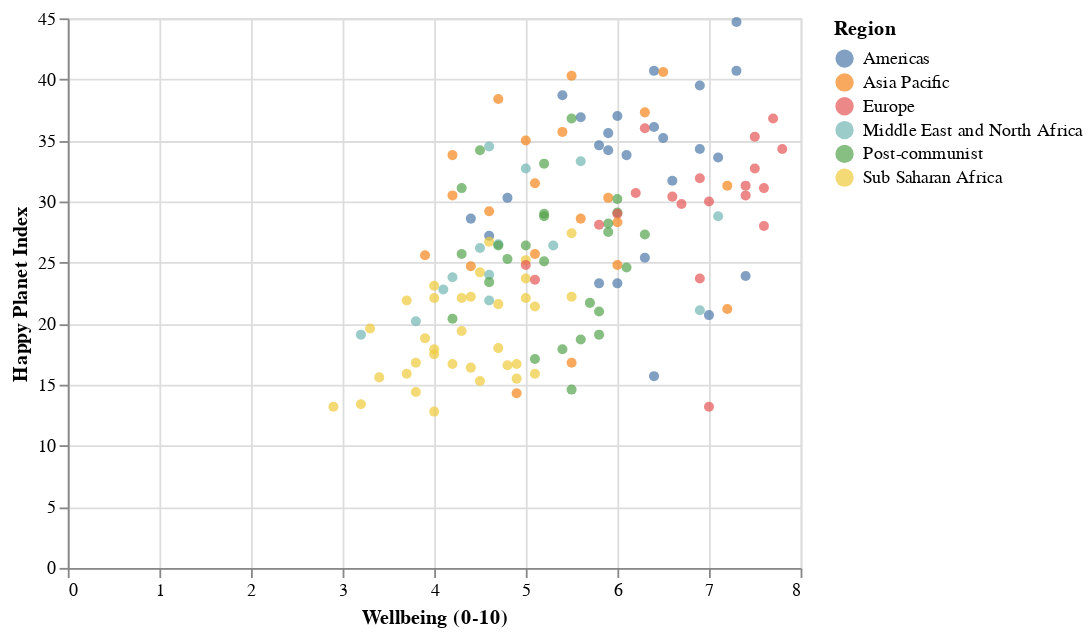

The notebook cell saved with this chart:
### Code cell
input_dropdown = alt.binding_select(options=list(set(hpi_df['Region'])))
selected_points = alt.selection_single(fields=['Region'], bind=input_dropdown, name='Select')


color = alt.condition(
    selected_points,
    alt.Color('Region:N'),
    alt.value('lightgray')
)


alt.Chart(hpi_df).mark_circle().encode(
    x='Wellbeing (0-10):Q',
    y='Happy Planet Index:Q',
    color=color,
    tooltip=['Region:N']
).add_selection(
    selected_points
)

### Figure 1 — Vega-Lite specification as saved in the notebook (floating-point values rounded to 4 significant figures; data arrays with more than 128 entries replaced by an {"elided": "..."} marker saying what was removed)
{"config": {"view": {"continuousWidth": 400, "continuousHeight": 300}}, "data": {"name": "data-06c1dbec64553b487ce4599ce4c93c9b"}, "mark": "circle", "encoding": {"color": {"condition": {"field": "Region", "type": "nominal", "selection": "Select"}, "value": "lightgray"}, "tooltip": [{"field": "Region", "type": "nominal"}], "x": {"field": "Wellbeing (0-10)", "type": "quantitative"}, "y": {"field": "Happy Planet Index", "type": "quantitative"}}, "selection": {"Select": {"type": "single", "fields": ["Region"], "bind": {"input": "select", "options": ["Sub Saharan Africa", "Europe", "Middle East and North Africa", "Americas", "Asia Pacific", "Post-communist"]}}}, "$schema": "https://vega.github.io/schema/vega-lite/v4.17.0.json", "datasets": {"data-06c1dbec64553b487ce4599ce4c93c9b": {"elided": "140 records"}}}
